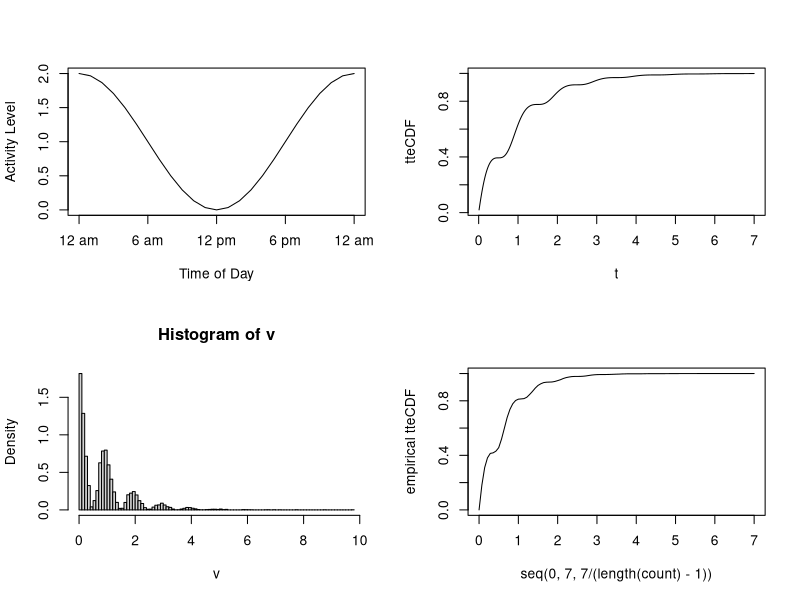
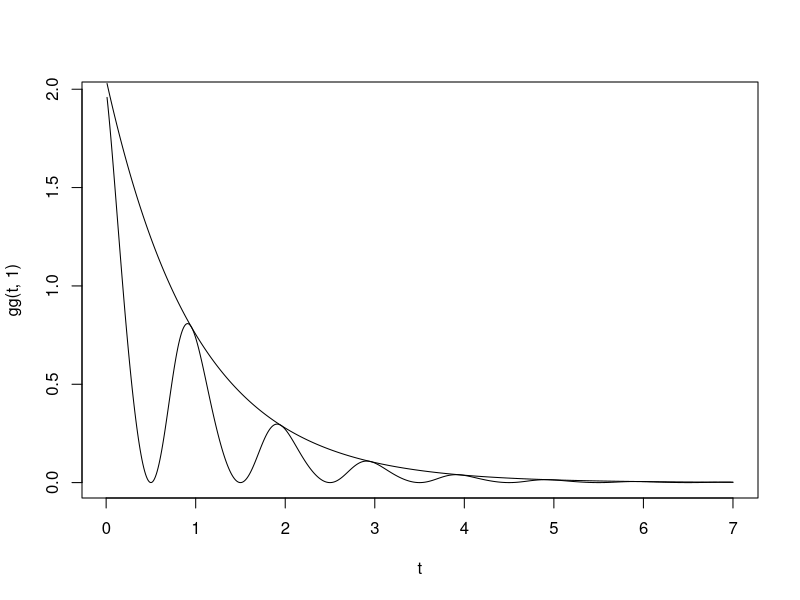
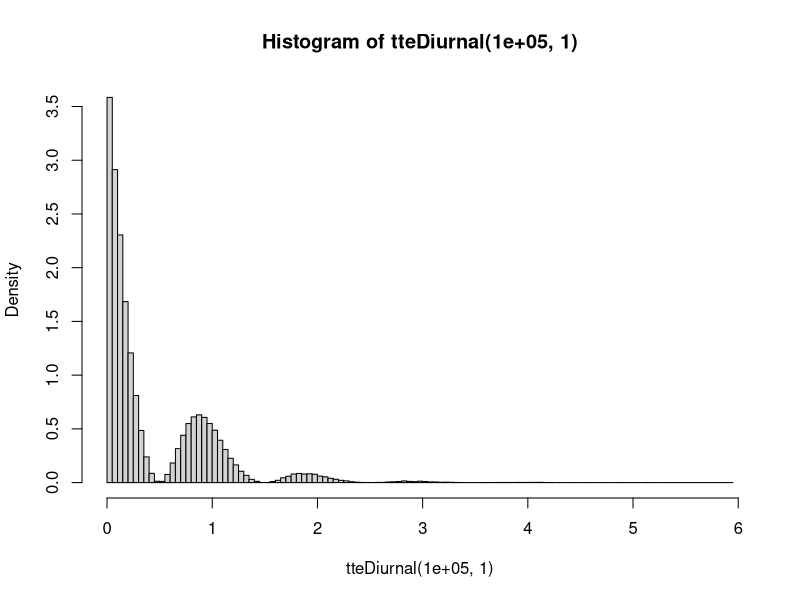

The R source for these figures, in order:

################# First Method - CDF Inversion Using Newton's Method ###################
#################         More Accurate, Less Efficient              ###################

par(mfrow=c(2,2))

ff = function(t, peak=0,amp=1){
  amp*(1+cos(2*pi*(t-peak)))
}

ttt = seq(0,1,1/24)

plot(ttt*24, ff(ttt), type = 'l', ylab = "Activity Level", xlab = "Time of Day", xaxt = "n") 
axis(1, c(0:4)*6, c("12 am", "6 am", "12 pm", "6 pm", "12 am"))

gg = function(t,lam){
  lam*(1+cos(2*pi*t))*exp(-lam*(t+sin(2*pi*t)/(2*pi)))
}

hh = function(t,lam){
  1-exp(-lam*(t+sin(2*pi*t)/(2*pi)))
}

t = 1:700/100
plot(t,hh(t,1),type="l",ylab = "tteCDF")

newton = function(f,J,x0,tol) {
  #standard newton's method, compute f and Jacobian as functions
  while (norm(f(x0),'2') > tol) {
    x0 = x0 - qr.solve(J(x0),f(x0))
  }
  return(x0)
}

tteDiurnal = function(N,lam){
  v = rep(0,N)
  u = rexp(N,lam)
  for(i in 1:N){
    f = function(t,s=u[i]){
      1.1*t+sin(2*pi*t)/(2*pi)-s
    }
    fp = function(t){
      1.1+cos(2*pi*t)
    }
    v[i] = newton(f,fp,u[i],10^-2)
  }
  return(v)
}

v = tteDiurnal(10000,1)

count = c(0,hist(v,freq=F,breaks=100)$count)
plot(seq(0,7,7/(length(count)-1)),cumsum(count)/sum(count),type="l",ylab="empirical tteCDF",ylim=c(0,1))


##################### Second Method - Rejection Method #####################
#####################         More Efficient           ##################### 

par(mfrow=c(1,1))

## need to define pdf f1, dominating pdf f2, and constant ST c*f2 > f1
## the smaller the constant, the more efficient the method

## f1
gg = function(t,lam){
  lam*(1+cos(2*pi*t))*exp(-lam*(t+sin(2*pi*t)/(2*pi)))
}

## f2
GG = function(t,lam){
  lam*exp(-lam*t)
}

## to find minimum c to optimize efficiency, need to solve
## f1 <= c*f2 for minimal value of c; in this case,
## this becomes the maximum value of the function
## 1+cos(2*pi*t)-2*pi*sin(2*pi*t)-sin^2(2*pi*t)

g = function(t,lam){
  (1+cos(2*pi*t))*exp(-lam*sin(2*pi*t)/(2*pi))
}

gp = function(t){
 cos(2*pi*t)+1+2*pi*sin(2*pi*t)-sin(2*pi*t)^2
}

gpp = function(t){
  2*pi*(-sin(2*pi*t)+2*pi*cos(2*pi*t)+2*sin(2*pi*t)*cos(2*pi*t))
}

xval = newton(gp,gpp,2,10^-4)
lam = 1
c = g(xval,lam)

## plotting to show dominance with constant c = 2.0495
plot(t,gg(t,1),type="l")
lines(t,c*GG(t,1))

tteDiurnal = function(N,lam){
  v = rep(0,N)
  for(i in 1:N){
    c = 2.0495
    vtemp = 0
    tt = 2
    u = 1
    while(tt*u > 1){
      v[i] = rexp(1,2*lam)
      tt = c*GG(v[i],lam)/gg(v[i],lam)
      u = runif(1)
    }
  }
  return(v)
}

hist(tteDiurnal(100000,1),freq=F,breaks=100)
